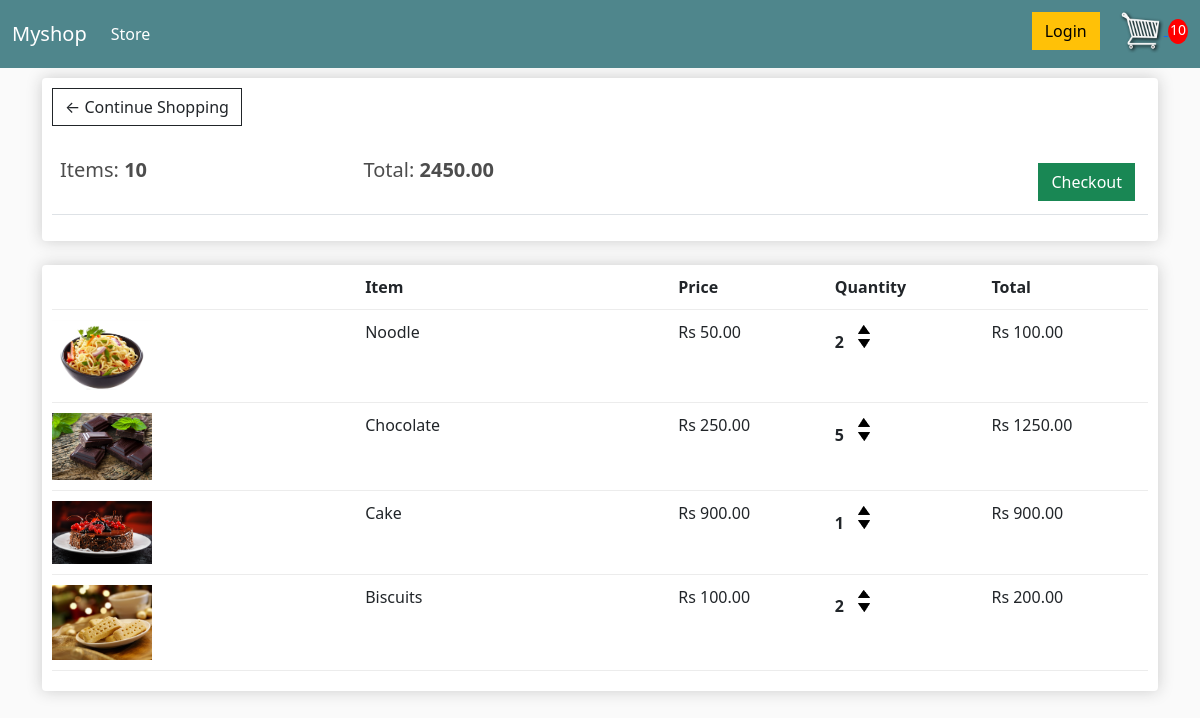
The page /cart/ (signed in) on the database as committed earlier.
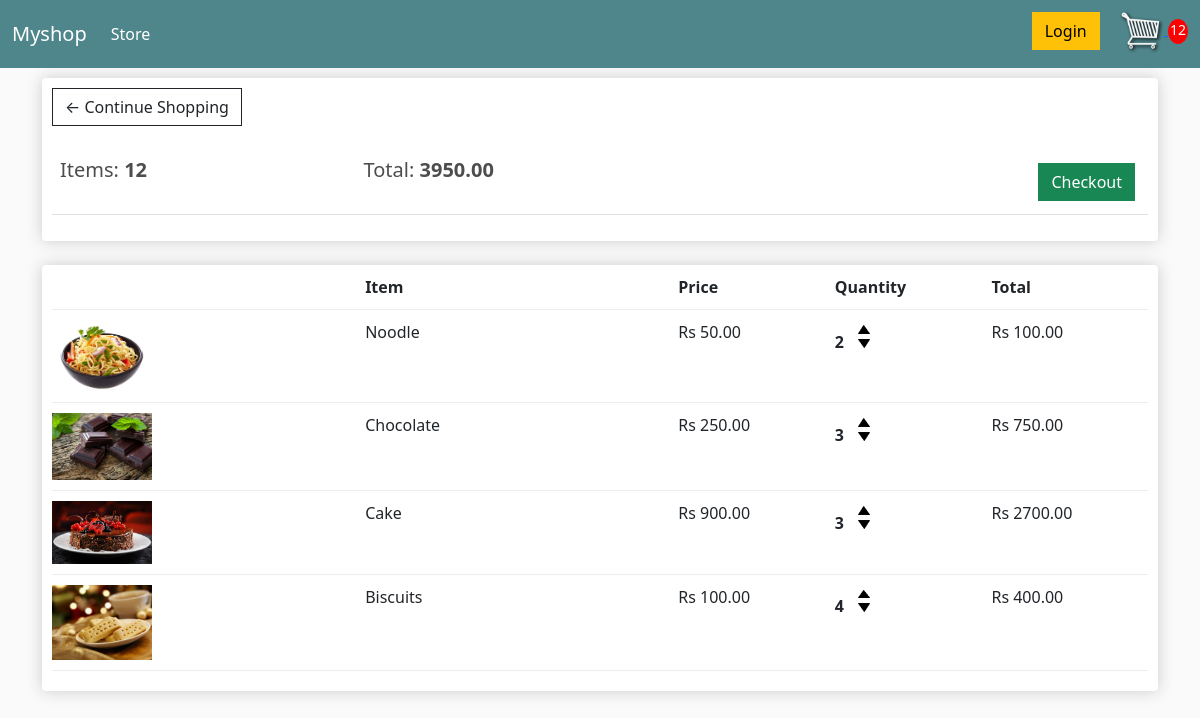
The same page on the database as committed later.
### myapp/models.py (models this page shows, shortened)
class Order(models.Model):
    customer = models.ForeignKey(Customer, on_delete=SET_NULL, blank=True, null=True)
    date_ordered = models.DateTimeField(auto_now_add=True)
    complete = models.BooleanField(default=False, null= True, blank=False)
    transaction_id = models.CharField(max_length=200, null=True)
    @property
    def get_cart_total(self):
        orderitem = self.orderitems_set.all()
        total = sum([item.get_total for item in orderitem])
        return total
    @property
    def get_cart_items(self):
        orderitem = self.orderitems_set.all()
        total = sum([item.quantity for item in orderitem])
        return total

class OrderItems(models.Model):
    product = models.ForeignKey(Product, on_delete=models.SET_NULL, blank=True, null= True)
    order = models.ForeignKey(Order, on_delete=SET_NULL, blank=True, null= True)
    quantity = models.IntegerField(default=0, blank=True, null=True)
    date_added = models.DateTimeField(auto_now_add=True)
    @property
    def get_total(self):
        total = self.product.price * self.quantity
        return total

class Product(models.Model):
    name = models.CharField(max_length=255, null=True)
    price = models.FloatField()
    digital = models.BooleanField(default=False, null=True, blank=False)
    image = models.ImageField(null = True, blank = True)
    @property
    def imageURL(self):
        try:
            url = self.image.url
        except:
            url = ''
        return url

### myapp/views.py (the view)
# urls.py: path('cart/', views.cart, name="cart"),
def cart(request):
    if request.user.is_authenticated:
        customer = request.user.customer
        order, created = Order.objects.get_or_create(customer=customer, complete=False)
        items = order.orderitems_set.all()
        cartItems = order.get_cart_items
    else:
        items = []
        order = {'get_cart_items':0, 'get_cart_total': 0}
        cartItems = order['get_cart_items']
    context= {'items': items,
        'order':order,
        'cartItems':cartItems,
    }
    return render(request, 'cart.html', context)

### myapp/templates/cart.html
{% extends 'index.html'%}
{% load static %}
{% block content %}
    <div class="row">
        <div class="col-lg-12">
            <div class="box-element">
                <a class="btn btn-outline-dark" href="{% url 'store' %}">&#x2190; Continue Shopping</a>
                <br>
                <br>
                <table class="table">
                    <tr>
                        <th><h5>Items: <strong>{{order.get_cart_items}}</strong></h5></th>
                        <th><h5>Total: <strong>{{order.get_cart_total|floatformat:2}}</strong></h5></th>
                        <th>
                            <a style="float: right; margin: 5px;" class="btn btn-success" href="{% url 'checkout' %}">Checkout</a>
                        </th>
                    </tr>
                </table>
            </div>
            <br>
            <div class="box-element">
                <div class="cart-row">
					<div style="flex:2"></div>
					<div style="flex:2"><strong>Item</strong></div>
					<div style="flex:1"><strong>Price</strong></div>
					<div style="flex:1"><strong>Quantity</strong></div>
					<div style="flex:1"><strong>Total</strong></div>
				</div>
                {% for item in items %}
                <div class="cart-row">
					<div style="flex:2"><img class="row-image" src="{{ item.product.imageURL }}"></div>
					<div style="flex:2"><p>{{item.product.name}}</p></div>
					<div style="flex:1"><p>Rs {{item.product.price|floatformat:2}}</p></div>
					<div style="flex:1">
						<p class="quantity">{{item.quantity}}</p>
						<div class="quantity">
							<img data-product="{{item.product.id}}" data-action = "add" class="chg-quantity update-cart" src="{% static  'images/arrow-up.png' %}">
							<img data-product="{{item.product.id}}" data-action="remove" class="chg-quantity update-cart" src="{% static  'images/arrow-down.png' %}">
						</div>
					</div>
					<div style="flex:1"><p>Rs {{item.get_total|floatformat:2}}</p></div>
				</div>
                {% endfor %}
            </div>
        </div>
    </div>
{% endblock content %}

Rows that differ between the two databases and show on the page:
changed through a linked row, Order: get_cart_items "10" → "12"; get_cart_total "2450.00" → "3950.00"
changed OrderItems "Chocolate": quantity "5" → "3"; get_total "1250.00" → "750.00"
changed OrderItems "Cake": quantity "1" → "3"; get_total "900.00" → "2700.00"
changed OrderItems "Biscuits": quantity "2" → "4"; get_total "200.00" → "400.00"
Other text that changed with them:
{{ cartItems }}: "10" → "12"
